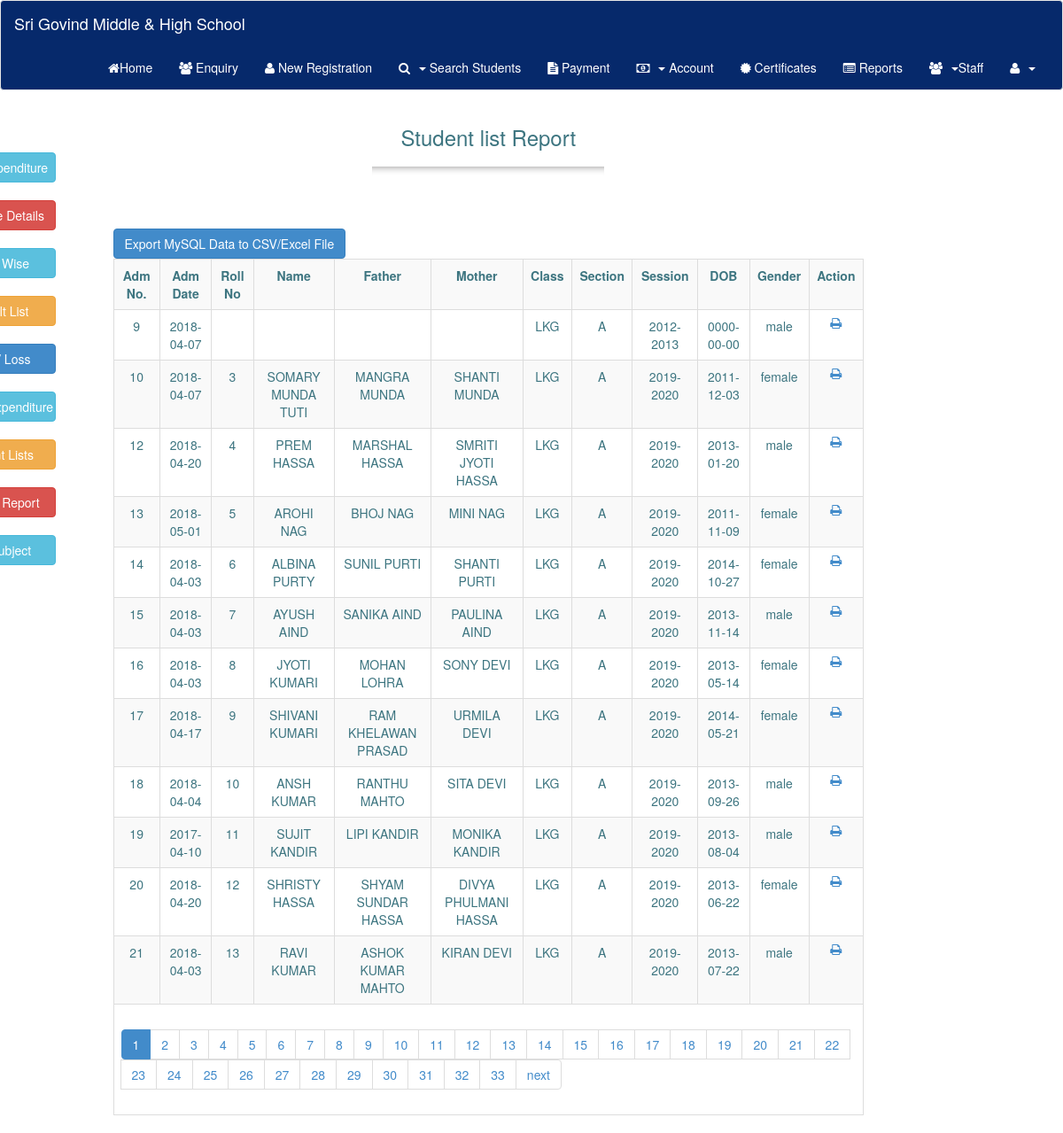
Screenshot of /student_list_report.php (signed in) with the database file from the repository.
### tables this page shows
CREATE TABLE `new_registration` (
  `admission_no` int(11) NOT NULL,
  `admission_date` varchar(255) NOT NULL,
  `roll_no` varchar(255) NOT NULL,
  `session` varchar(255) NOT NULL,
  `class` varchar(255) NOT NULL,
  `section` varchar(255) NOT NULL,
  `name` varchar(255) NOT NULL,
  `father_name` varchar(255) NOT NULL,
  `father_occup` varchar(255) NOT NULL,
  `mother_name` varchar(255) NOT NULL,
  `mother_occup` varchar(255) NOT NULL,
  `dob` date NOT NULL,
  `age` varchar(255) NOT NULL,
  `gender` varchar(255) NOT NULL,
  `blood_group` varchar(255) NOT NULL,
  `religion` varchar(255) NOT NULL,
  `caste` varchar(255) NOT NULL,
  `adhar_no` varchar(50) NOT NULL,
  `identification` varchar(255) NOT NULL,
  `previous_school` varchar(255) NOT NULL,
  `previous_class` varchar(255) NOT NULL,
  `promoted` varchar(255) NOT NULL,
  `transfer_certificate` varchar(255) NOT NULL,
  `marksheet` varchar(255) NOT NULL,
  `caste_certificate` varchar(255) NOT NULL,
  `domecile` varchar(255) NOT NULL,
  `photo` varchar(255) NOT NULL
);

### student_list_report.php (the view, shortened to what this page needs)
<!DOCTYPE html PUBLIC "-//W3C//DTD XHTML 1.0 Transitional//EN" "http://www.w3.org/TR/xhtml1/DTD/xhtml1-transitional.dtd">
<html xmlns="http://www.w3.org/1999/xhtml">
<head>
<link href="bootstrap/css/bootstrap.min.css" rel="stylesheet" />
<link href="bootstrap/font-awesome-4.6.3/css/font-awesome.min.css" rel="stylesheet" />
<link href="bootstrap/css/bootstrap.css" rel="stylesheet" media="screen" />
<link href="bootstrap/css/jquery.datepick.css" rel="stylesheet">
</head>
<body>
<?php include "demoheader.php";?>
   <div class="container">
       <div class="row">
	    <div class="col-md-2 col-md-pull-1" style="margin-top:30px;">
          <br />
           <a href="report.php?pagename=report" class="btn btn-info" style="width:130px;">View Expenditure</a><br /><br />
            <a class="btn btn-danger" href="fee_detail_report.php?pagename=fee-report" style="width:130px;">View Fee Details</a><br /><br />
             <a class="btn btn-info" href="caste_wise_report.php?pagename=caste-wise-report" style="width:130px;">Caste Wise</a><br /><br />
             <a class="btn btn-warning" href="default_list_report.php?pagename=default-list-report" style="width:130px;">Default List</a><br /><br />
             <a class="btn btn-primary " href="profit_loss_report.php?pagename=profit-loss-report" style="width:130px;">Profit / Loss</a><br /><br />
          <a class="btn btn-info" href="salary_exp_report.php?pagename=salary-exp-report" style="width:130px; text-align:center">SalaryExpenditure</a><br /><br />
          <a class="btn btn-warning" href="student_list_report.php?pagename=student-list-report" style="width:130px;">Student Lists</a><br /><br />
           <a class="btn btn-danger" href="enquiry_report.php?pagename=enquiry-report" style="width:130px;">Enquiry Report</a><br /><br />
		<a class="btn btn-info" href="class_wise_add.php?pagename=add_subjects" style="width:130px;">Add Subject</a><br /><br/>
		</div>
	    <div class="col-md-9 col-md-pull-1">
    <div class="row">
     <div class="col-md-12">
     	<div class="row">
        	<div class="col-md-4"></div>
        	 <div class="col-md-4">
                 <h3 class="text-center">Student list Report</h3>
                 <hr class="style13"/><br />
             </div>
             <div class="col-md-4" style="margin-top:40px">
             </div>
        </div>
        <br />
          <div id="searched_value_as_report">
          <form action="#" method="" name="export_excel">
			<div class="control-group">
				<div class="controls">
					<a href="export_studentlist_report.php" id="export" name="export" class="btn btn-primary button-loading" data-loading-text="Loading...">Export MySQL Data to CSV/Excel File</a>
				</div>
			</div>
		</form>
          <table class="table table-striped table-bordered table-hover">
                            	   <tr>
                                   <th style="text-align:center">Adm No.</th>
                                   <th style="text-align:center">Adm Date</th>
                                   <th style="text-align:center">Roll No</th>
                                   <th style="text-align:center">Name</th>
                                    <th style="text-align:center">Father</th>
                                     <th style="text-align:center">Mother</th>
                                   <th style="text-align:center">Class</th>
                                   <th style="text-align:center">Section</th>
                                   <th style="text-align:center">Session</th>
                                   <th style="text-align:center">DOB</th>
                                   <th style="text-align:center">Gender</th>
                                    <th style="text-align:center">Action</th>
                                  </tr>
<?php
include_once "dbconnection.php";
    $count=12;
	$page=$_GET['page'];
	$offset=$page*$count;
		$sql="select * from `new_registration` limit $offset, $count";
		$sql1="select count(admission_no) as count from `new_registration`";
	$rs=mysqli_query($link,$sql);
	$rowcount=mysqli_query($link,$sql1);
	$data= mysqli_fetch_assoc($rowcount);
	$rownum=$data['count'];
	$pages=$rownum/$count;
	while($result=mysqli_fetch_array($rs)){
								?>
                                <tr>
                                    <td align="center"><?php echo $result['admission_no']; ?></td>
                                   <td align="center"><?php echo $result['admission_date']; ?></td>
                                    <td align="center"><?php echo $result['roll_no']; ?> </td>
                                   <td align="center"><?php echo $result['name']; ?> </td>
                                   <td align="center"><?php echo $result['father_name']; ?> </td>
                                   <td align="center"><?php echo $result['mother_name']; ?> </td>
                                   <td align="center"><?php echo $result['class']; ?></td>
                                   <td align="center"><?php echo $result['section']; ?></td>
                                    <td align="center"><?php echo $result['session']; ?></td>
                                    <td align="center"><?php echo $result['dob']; ?></td>
                                    <td align="center"><?php echo $result['gender']; ?></td>
                                   <td align="center"><a href="print_student_report.php?page=student-report&admission_no=<?php echo $result['admission_no'];?>"><span class="fa fa-print"></span></a></td
                                ></tr>
                                <?php
								}
								$page=$page +1;
								?>
                             <?php if(ceil($pages)>1){
							 ?>
                             <tr>
                              <td colspan="17">
                             <center>
                             <ul class="pagination">
									   <?php
								for($i=0;$i<ceil($pages);$i++){
									if($i==$page-1){
								   ?>
									   <li class="active"><a href="student_list_report.php?page=<?php echo $i ?>"><?php echo $i+1;?> </a></li>
									 <?php
									 }
									 else{
								   ?>
									   <li><a href="student_list_report.php?page=<?php echo $i ?>"><?php echo $i+1;?> </a></li>
									 <?php
									 }
								   }
							       if($page<ceil($pages)){
											?>
											<li><a href="student_list_report.php?page=<?php echo $page;?>">next</a></li>
										   <?php
											}
							   ?>
                               </ul>
                               </center>
                               </td>
                             </tr>
                             </table>
                             <?php
	}
?>
          </div>
    </div>
    </div>
   </div>
  </div>
 </div>
</body>
</html>

### student_list_report.php (style rules this page uses)
hr.style13 { height: 10px; border: 0; box-shadow: 0 10px 10px -10px #8c8b8b inset; }

### rows the page displays
new_registration: admission_no "9", admission_date "2018-04-07", class "LKG", section "A", session "2012-2013", dob "0000-00-00", gender "male"
new_registration: admission_no "10", admission_date "2018-04-07", roll_no "3", name "SOMARY MUNDA TUTI", father_name "MANGRA MUNDA", mother_name "SHANTI MUNDA", class "LKG", section "A", session "2019-2020", dob "2011-12-03", gender "female"
new_registration: admission_no "12", admission_date "2018-04-20", roll_no "4", name "PREM HASSA", father_name "MARSHAL HASSA", mother_name "SMRITI JYOTI HASSA", class "LKG", section "A", session "2019-2020", dob "2013-01-20", gender "male"
new_registration: admission_no "13", admission_date "2018-05-01", roll_no "5", name "AROHI NAG", father_name "BHOJ NAG", mother_name "MINI NAG", class "LKG", section "A", session "2019-2020", dob "2011-11-09", gender "female"
new_registration: admission_no "14", admission_date "2018-04-03", roll_no "6", name "ALBINA PURTY", father_name "SUNIL PURTI", mother_name "SHANTI PURTI", class "LKG", section "A", session "2019-2020", dob "2014-10-27", gender "female"
new_registration: admission_no "15", admission_date "2018-04-03", roll_no "7", name "AYUSH AIND", father_name "SANIKA AIND", mother_name "PAULINA AIND", class "LKG", section "A", session "2019-2020", dob "2013-11-14", gender "male"
new_registration: admission_no "16", admission_date "2018-04-03", roll_no "8", name "JYOTI KUMARI", father_name "MOHAN LOHRA", mother_name "SONY DEVI", class "LKG", section "A", session "2019-2020", dob "2013-05-14", gender "female"
new_registration: admission_no "17", admission_date "2018-04-17", roll_no "9", name "SHIVANI KUMARI", father_name "RAM KHELAWAN PRASAD", mother_name "URMILA DEVI", class "LKG", section "A", session "2019-2020", dob "2014-05-21", gender "female"
new_registration: admission_no "18", admission_date "2018-04-04", roll_no "10", name "ANSH KUMAR", father_name "RANTHU MAHTO", mother_name "SITA DEVI", class "LKG", section "A", session "2019-2020", dob "2013-09-26", gender "male"
new_registration: admission_no "19", admission_date "2017-04-10", roll_no "11", name "SUJIT KANDIR", father_name "LIPI KANDIR", mother_name "MONIKA KANDIR", class "LKG", section "A", session "2019-2020", dob "2013-08-04", gender "male"
new_registration: admission_no "20", admission_date "2018-04-20", roll_no "12", name "SHRISTY HASSA", father_name "SHYAM SUNDAR HASSA", mother_name "DIVYA PHULMANI HASSA", class "LKG", section "A", session "2019-2020", dob "2013-06-22", gender "female"
new_registration: admission_no "21", admission_date "2018-04-03", roll_no "13", name "RAVI KUMAR", father_name "ASHOK KUMAR MAHTO", mother_name "KIRAN DEVI", class "LKG", section "A", session "2019-2020", dob "2013-07-22", gender "male"
